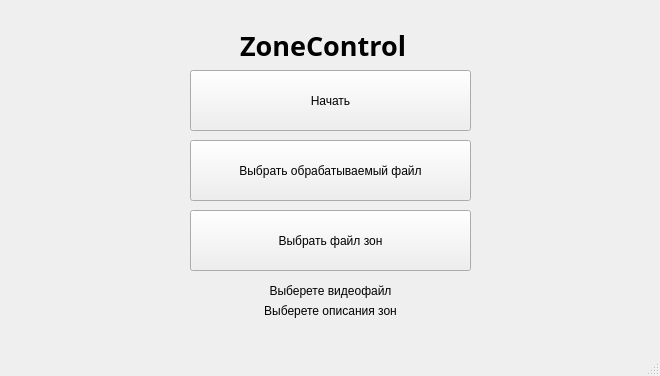
<?xml version="1.0" encoding="UTF-8"?>
<ui version="4.0">
 <class>MainWindow</class>
 <widget class="QMainWindow" name="MainWindow">
  <property name="geometry">
   <rect>
    <x>0</x>
    <y>0</y>
    <width>660</width>
    <height>376</height>
   </rect>
  </property>
  <property name="windowTitle">
   <string>Zone Control</string>
  </property>
  <widget class="QWidget" name="centralwidget">
   <widget class="QPushButton" name="startButton">
    <property name="geometry">
     <rect>
      <x>190</x>
      <y>70</y>
      <width>281</width>
      <height>61</height>
     </rect>
    </property>
    <property name="text">
     <string>Начать</string>
    </property>
   </widget>
   <widget class="QLabel" name="label">
    <property name="geometry">
     <rect>
      <x>0</x>
      <y>280</y>
      <width>661</width>
      <height>21</height>
     </rect>
    </property>
    <property name="text">
     <string>Выберете видеофайл</string>
    </property>
    <property name="textFormat">
     <enum>Qt::AutoText</enum>
    </property>
    <property name="alignment">
     <set>Qt::AlignCenter</set>
    </property>
   </widget>
   <widget class="QPushButton" name="changeButton">
    <property name="geometry">
     <rect>
      <x>190</x>
      <y>140</y>
      <width>281</width>
      <height>61</height>
     </rect>
    </property>
    <property name="text">
     <string>Выбрать обрабатываемый файл</string>
    </property>
   </widget>
   <widget class="QPushButton" name="zoneButton">
    <property name="geometry">
     <rect>
      <x>190</x>
      <y>210</y>
      <width>281</width>
      <height>61</height>
     </rect>
    </property>
    <property name="text">
     <string>Выбрать файл зон</string>
    </property>
   </widget>
   <widget class="QLabel" name="name">
    <property name="geometry">
     <rect>
      <x>240</x>
      <y>30</y>
      <width>191</width>
      <height>31</height>
     </rect>
    </property>
    <property name="font">
     <font>
      <family>Lucida Fax</family>
      <pointsize>20</pointsize>
      <weight>75</weight>
      <bold>true</bold>
     </font>
    </property>
    <property name="text">
     <string>ZoneControl</string>
    </property>
   </widget>
   <widget class="QLabel" name="label_2">
    <property name="geometry">
     <rect>
      <x>0</x>
      <y>300</y>
      <width>661</width>
      <height>21</height>
     </rect>
    </property>
    <property name="text">
     <string>Выберете описания зон</string>
    </property>
    <property name="textFormat">
     <enum>Qt::AutoText</enum>
    </property>
    <property name="alignment">
     <set>Qt::AlignCenter</set>
    </property>
   </widget>
  </widget>
  <widget class="QMenuBar" name="menubar">
   <property name="geometry">
    <rect>
     <x>0</x>
     <y>0</y>
     <width>660</width>
     <height>21</height>
    </rect>
   </property>
  </widget>
  <widget class="QStatusBar" name="statusbar"/>
 </widget>
 <resources/>
 <connections/>
</ui>
